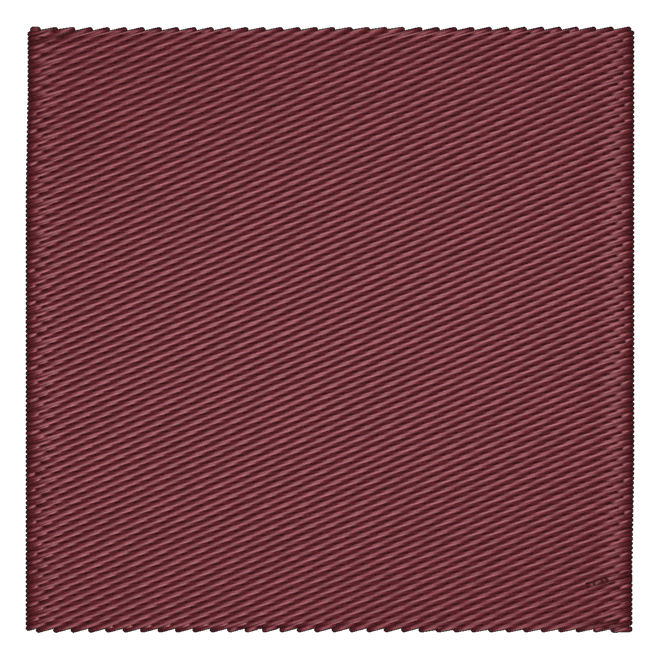
#> input picture scripts/extract_colors/palette_samples/0.png, 659 x 659 px
$ python -i extract_colors.py   (imports and definitions only)
#> lines starting #> are read from the running program, lines starting #| are printed output that depends on the picture; after the words box and inside, x2 and y2 are one past the last pixel; in counts of white or black regions, pixels touching at a corner belong together
#> further down, picture is the input picture: PIL image 659x659 RGBA; mean R, G, B, A 93.6, 47.1, 52.3, 214.8
"""
Abbode Icon Library — Color Extraction Script
==============================================

Pulls every PNG referenced in the catalog sheet, extracts up to 8 dominant
thread colors per icon using k-means on background-stripped pixels, matches
each color to the nearest Madeira Polyneon color (if in the local database),
and writes the results to CSV and JSON.

Usage:
    cd scripts/extract_colors
    pip install -r requirements.txt
    python extract_colors.py

By default it reads google-credentials.json and a .env file from the parent
project root. Override paths with environment variables or CLI flags.
"""

from __future__ import annotations

import argparse
import csv
import json
import os
import re
import sys
from dataclasses import dataclass
from io import BytesIO
from pathlib import Path
from typing import Optional

import numpy as np
from PIL import Image, ImageFilter
from sklearn.cluster import KMeans

from google.oauth2 import service_account
from googleapiclient.discovery import build
from googleapiclient.http import MediaIoBaseDownload

try:
    from tqdm import tqdm
except ImportError:  # tqdm is optional but nice; degrade gracefully
    def tqdm(it, **kwargs):
        return it


# --------------------------------------------------------------------------
# Configuration
# --------------------------------------------------------------------------

SCRIPT_DIR = Path(__file__).resolve().parent
PROJECT_ROOT = SCRIPT_DIR.parent.parent  # abbode-icons/
DEFAULT_CREDS = PROJECT_ROOT / "google-credentials.json"
DEFAULT_MADEIRA_DB = SCRIPT_DIR / "madeira_polyneon.json"
DEFAULT_CACHE_DIR = SCRIPT_DIR / ".png_cache"
DEFAULT_OUTPUT_DIR = SCRIPT_DIR / "output"

SHEET_TAB = os.environ.get("GOOGLE_SHEET_TAB", "MASTER")

# Tunables for the color extraction algorithm
RESIZE_TO = 400               # px on longer side — higher than before to preserve small details
MAX_SAMPLE_PIXELS = 20000     # max foreground pixels passed to k-means; raised to keep small regions
MEDIAN_FILTER_SIZE = 3        # window size for the texture-smoothing median filter
INITIAL_CLUSTERS = 16         # candidates extracted before merging/filtering
MIN_SHARE = 0.005             # drop clusters representing < 0.5% (lower than before, to keep small details)
LAB_MERGE_THRESHOLD = 8       # ΔE in CIELAB below which two clusters are considered the same color
MAX_COLORS_OUT = 10           # cap final colors per icon
MADEIRA_MAX_DISTANCE = 999    # effectively disabled: always pick nearest palette color

SCOPES = [
    "https://www.googleapis.com/auth/spreadsheets.readonly",
    "https://www.googleapis.com/auth/drive.readonly",
]


# --------------------------------------------------------------------------
# Data classes
# --------------------------------------------------------------------------

@dataclass
class IconRow:
    slug: str
    name: str
    category: str
    png_file_id: Optional[str]


@dataclass
class MadeiraColor:
    code: str
    name: str
    rgb: tuple[int, int, int]
    slot: Optional[int] = None


@dataclass
class ExtractedColor:
    hex: str
    rgb: tuple[int, int, int]
    share: float            # proportion of foreground pixels in this cluster
    madeira_code: Optional[str]
    madeira_name: Optional[str]
    madeira_slot: Optional[int]
    madeira_distance: Optional[float]

    # [151 lines left out: functions label, load_sheet_credentials, read_icon_catalog, _cell_text, _cell_hyperlink, _extract_drive_id and 2 more, not called in this run]


# --------------------------------------------------------------------------
# Color extraction
# --------------------------------------------------------------------------

def extract_foreground_pixels(img: Image.Image) -> np.ndarray:
    """
    Returns an (N, 3) array of RGB pixels that are *not* background.
    Steps:
      - Resize to RESIZE_TO on long side (preserves small details, manages CPU).
      - Apply a small median filter to RGB to smooth thread-render texture
        (highlights/shadows of the same thread color blur into one tone).
        Median is edge-preserving, so color boundaries between threads stay sharp.
      - Detect background via alpha channel if present, otherwise sample corners.
    """
    img = img.convert("RGBA")
    img.thumbnail((RESIZE_TO, RESIZE_TO), Image.LANCZOS)
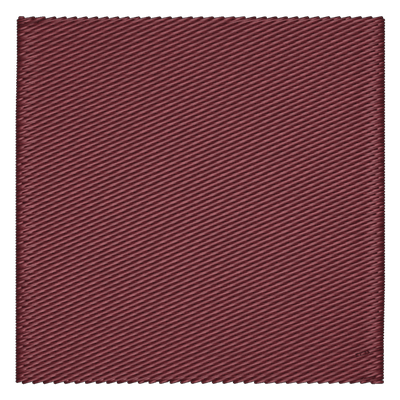
#> img: PIL image 400x400 RGBA; mean R, G, B, A 94.1, 47.3, 52.5, 214.8; transparent parts drawn white

    # Median-filter the RGB channels to remove thread texture without blurring edges
    rgb_img = img.convert("RGB").filter(ImageFilter.MedianFilter(size=MEDIAN_FILTER_SIZE))
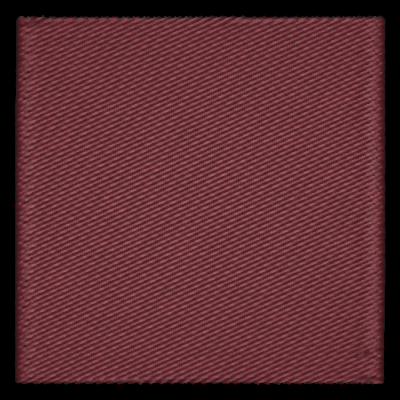
#> rgb_img: PIL image 400x400 RGB; mean R, G, B 93.1, 45.7, 51
    rgb_arr = np.array(rgb_img)
    alpha_arr = np.array(img.split()[-1])
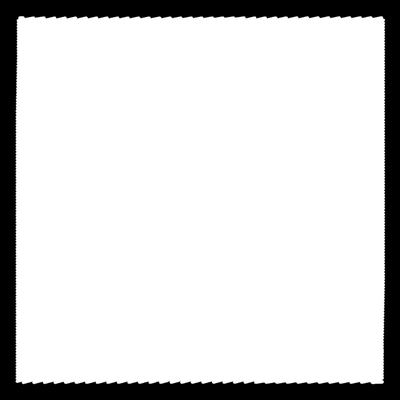
#> alpha_arr: shape (400, 400); min 0, max 255, mean 214.8

    h, w = rgb_arr.shape[:2]
#> h = 400; w = 400

    has_transparency = alpha_arr.min() < 250
#> has_transparency = True
    if has_transparency:
        mask = alpha_arr > 200
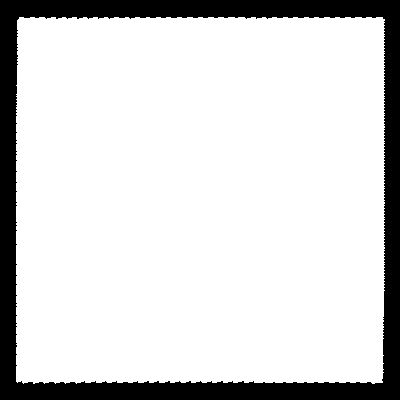
#> mask: shape (400, 400) bool; 83.9% white; 1 black region, box (x1, y1, x2, y2) and area: (0, 0, 400, 400) 25762
    else:
        corners = np.stack([
            rgb_arr[0, 0],
            rgb_arr[0, w - 1],
            rgb_arr[h - 1, 0],
            rgb_arr[h - 1, w - 1],
        ]).astype(int)
        bg = corners.mean(axis=0)
        diff = rgb_arr.astype(int) - bg
        dist = np.sqrt((diff ** 2).sum(axis=-1))
        mask = dist > 25

    pixels = rgb_arr[mask]
    return pixels.astype(np.uint8)


# --------------------------------------------------------------------------
# CIELAB color space conversion
# --------------------------------------------------------------------------

# [118 lines left out: functions srgb_to_lab, lab_distance, cluster_colors, filter_and_merge, not called in this run]


def rgb_to_hex(rgb) -> str:
    r, g, b = (int(max(0, min(255, v))) for v in rgb)
    return f"#{r:02X}{g:02X}{b:02X}"


# --------------------------------------------------------------------------
# Madeira matching
# --------------------------------------------------------------------------

# [204 lines left out: functions load_madeira_db, match_madeira, process_icon, write_outputs, main, not called in this run]


# [2 lines not run here, left out]

>>> from PIL import Image
>>> picture = Image.open('palette_samples/0.png')
>>> result = extract_foreground_pixels(picture)

$ run again, on scripts/extract_colors/palette_samples/10.png
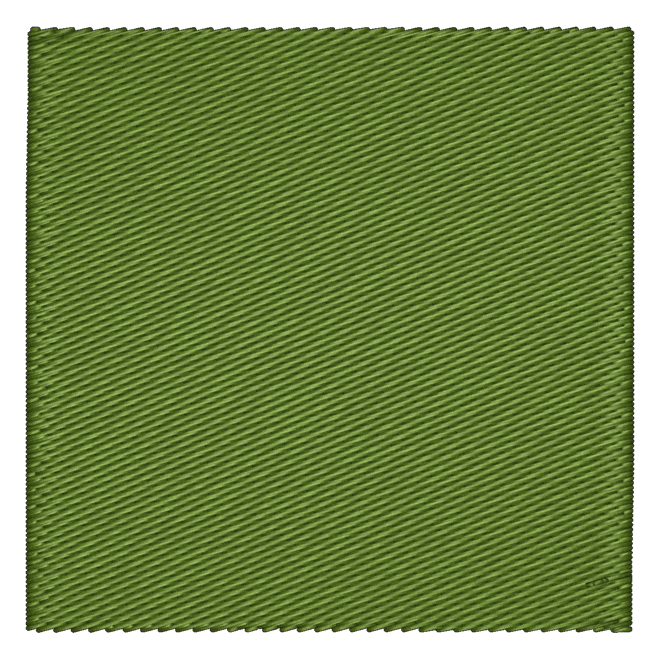
#> input picture scripts/extract_colors/palette_samples/10.png, 659 x 659 px
#> picture is the input picture: PIL image 659x659 RGBA; mean R, G, B, A 79.6, 99.6, 41, 214.8
#> in extract_foreground_pixels, `img.thumbnail((RESIZE_TO, RESIZE_TO), Image.LANCZOS)`:
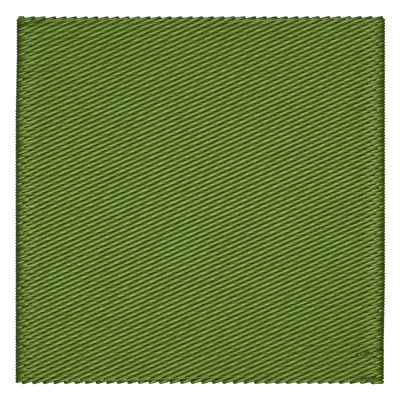
#> img: PIL image 400x400 RGBA; mean R, G, B, A 79.9, 100.1, 41.2, 214.8; transparent parts drawn white
#> in extract_foreground_pixels, `rgb_img = img.convert("RGB").filter(ImageFilter.MedianFilter(size=MEDI..`:
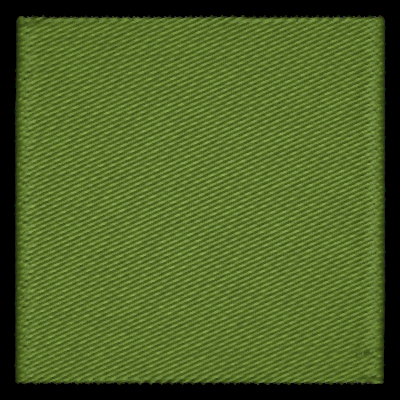
#> rgb_img: PIL image 400x400 RGB; mean R, G, B 78.8, 99.3, 39.5
#> has_transparency = True
#> mask: shape (400, 400) bool; 83.9% white; 1 black region, box (x1, y1, x2, y2) and area: (0, 0, 400, 400) 25762

$ run again, on scripts/extract_colors/palette_samples/12.png
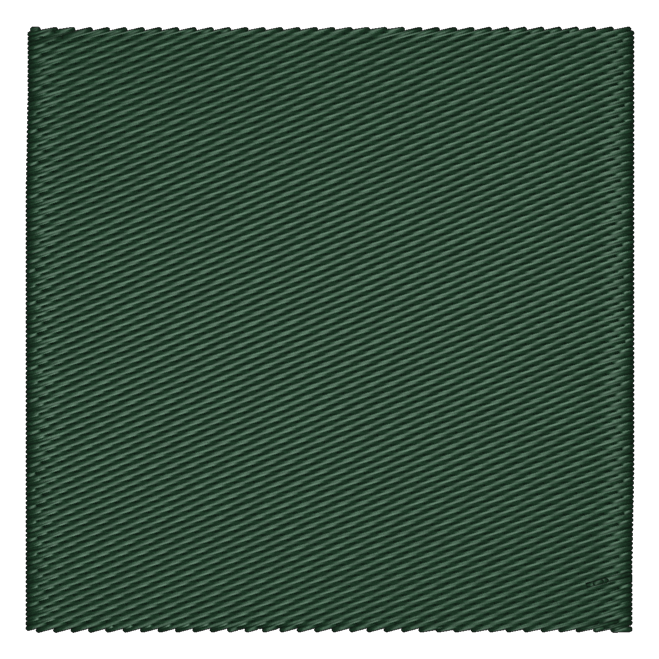
#> input picture scripts/extract_colors/palette_samples/12.png, 659 x 659 px
#> picture is the input picture: PIL image 659x659 RGBA; mean R, G, B, A 41.7, 62.5, 48.4, 214.8
#> in extract_foreground_pixels, `img.thumbnail((RESIZE_TO, RESIZE_TO), Image.LANCZOS)`:
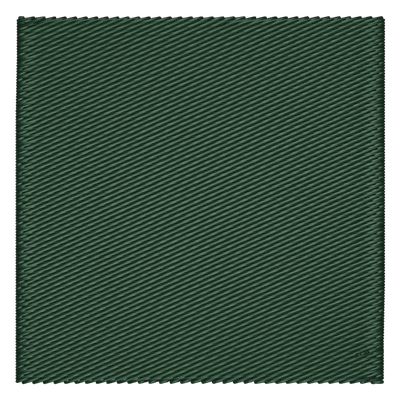
#> img: PIL image 400x400 RGBA; mean R, G, B, A 41.9, 62.7, 48.6, 214.8; transparent parts drawn white
#> in extract_foreground_pixels, `rgb_img = img.convert("RGB").filter(ImageFilter.MedianFilter(size=MEDI..`:
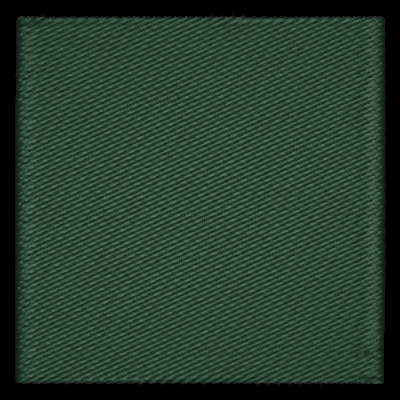
#> rgb_img: PIL image 400x400 RGB; mean R, G, B 40.2, 61.4, 47
#> has_transparency = True
#> mask: shape (400, 400) bool; 83.9% white; 1 black region, box (x1, y1, x2, y2) and area: (0, 0, 400, 400) 25762

$ run again, on scripts/extract_colors/palette_samples/13.png
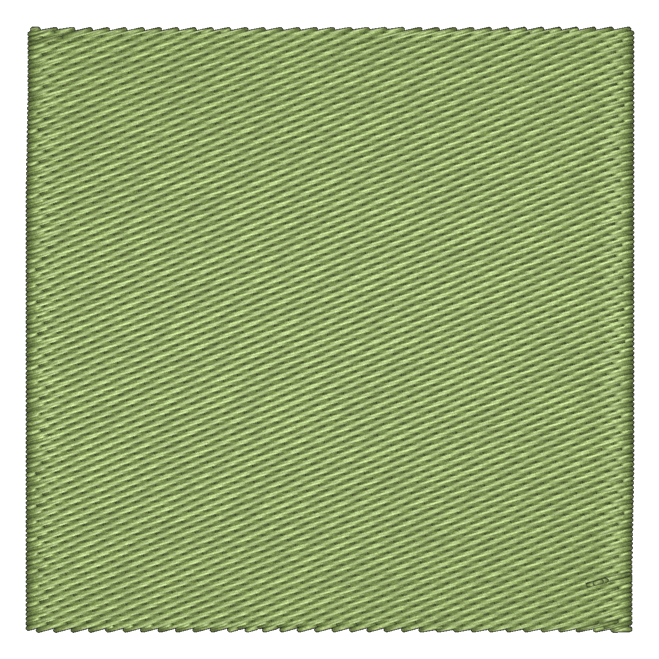
#> input picture scripts/extract_colors/palette_samples/13.png, 659 x 659 px
#> picture is the input picture: PIL image 659x659 RGBA; mean R, G, B, A 118.9, 135.2, 85.5, 214.8
#> in extract_foreground_pixels, `img.thumbnail((RESIZE_TO, RESIZE_TO), Image.LANCZOS)`:
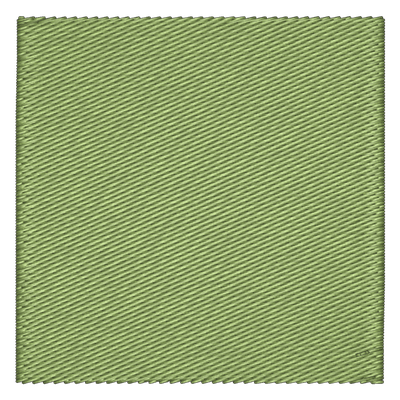
#> img: PIL image 400x400 RGBA; mean R, G, B, A 119.6, 136, 85.9, 214.8; transparent parts drawn white
#> in extract_foreground_pixels, `rgb_img = img.convert("RGB").filter(ImageFilter.MedianFilter(size=MEDI..`:
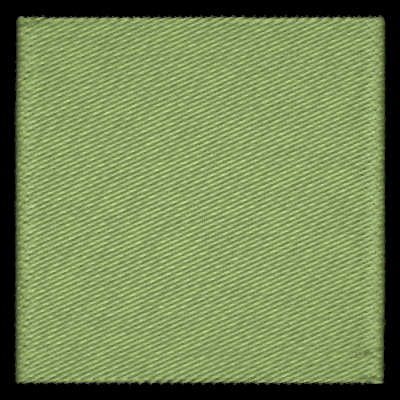
#> rgb_img: PIL image 400x400 RGB; mean R, G, B 119, 135.6, 84.9
#> has_transparency = True
#> mask: shape (400, 400) bool; 83.9% white; 1 black region, box (x1, y1, x2, y2) and area: (0, 0, 400, 400) 25762
